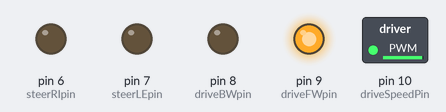
Recording of a sketch running on a simulated Arduino Uno, built with avr-gcc and run on an emulated ATmega328P. On the bench: switched loads named in the sketch (green lamp = pin HIGH), output pins drawn as LEDs (lit = HIGH).

Above: at 0.05 s.
Timing chart, 0 to 11.5 s (numbered marks = the images above):
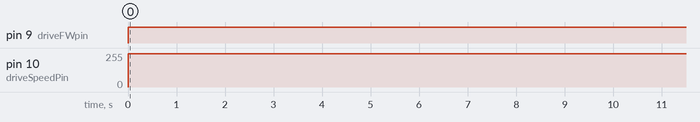

Measured:
- by itself, pin 9 (driveFWpin): LOW → HIGH at 0.00 s
- by itself, pin 10 (driveSpeedPin): 0/255 → 250/255 at 0.00 s

The sketch:

arduCarMove_ten.ino
```cpp
/* arduCarMove_ten.ino
   A program for controlling an RC car hacked with an arduino.
   This program makes the car move forward for ten seconds.

   Author: Aidan Sciortino
   Contributors:


   **Components Necessary**
   -Arduino Uno
   -L293D Dual Half-H bridge Motor Driver
   -Cheap RC car
   -Wires
   -Connection Method (breadboard, perfboard and solder, etc)

   Connect the two leads from the steering motor to the output pins 4Y and 3Y on the L293D
   Connect the two leads from the drive motor to pins 1Y and 2Y on the L293D
   Connect 1,2EN on the L293D to pin 10 on the Arduino Uno
   Connect 3,4EN to +5V
   Connect 1A to Pin 8 on the Arduino
   Connect 2A to pin 9 on the Arduino
   Connect 4A to pin 6 on the Arduino
   Connect 5A to pin 7 on the Arduino
   Connect VCC1 to +5V
   Connect all Ground pins to ground.
   Connect VCC2 to whatever voltage your original Car used. (You can tell by looking at the battery)
*/
//Make variables that correspond with output pins. Change these numbers if you use different Pins
int driveFWpin = 9; //1A on the L293D
int driveBWpin = 8; //2A on the L293D
int steerLEpin = 7; //4A on the L293D
int steerRIpin = 6; //3A on the L293D
int driveSpeedPin = 10; //1,2EN on the L293D

void setup() {
  //Set up all switching pins as outputs
  pinMode(driveFWpin, OUTPUT);
  pinMode(driveBWpin, OUTPUT);
  pinMode(steerLEpin, OUTPUT);
  pinMode(steerRIpin, OUTPUT);
}

void loop() {
  driveForward(250);
  delay(10000);
  stopDrive();
}
void driveForward(int fastness) {
 digitalWrite(driveBWpin, LOW);
 analogWrite(driveSpeedPin, fastness);
 digitalWrite(driveFWpin, HIGH);
}
void driveBackward(int fastness) {
 digitalWrite(driveFWpin, LOW);
 analogWrite(driveSpeedPin, fastness);
 digitalWrite(driveBWpin, HIGH);
}
void steerRight(){
  digitalWrite(steerLEpin, LOW);
  digitalWrite(steerRIpin, HIGH);
}
void steerLeft(){
  digitalWrite(steerRIpin, LOW);
  digitalWrite(steerLEpin, HIGH);
}
void stopSteer(){
  digitalWrite(steerRIpin, LOW);
  digitalWrite(steerLEpin, LOW);
}
void stopDrive(){
 digitalWrite(driveFWpin, LOW);
 digitalWrite(driveBWpin, LOW);
}
```
